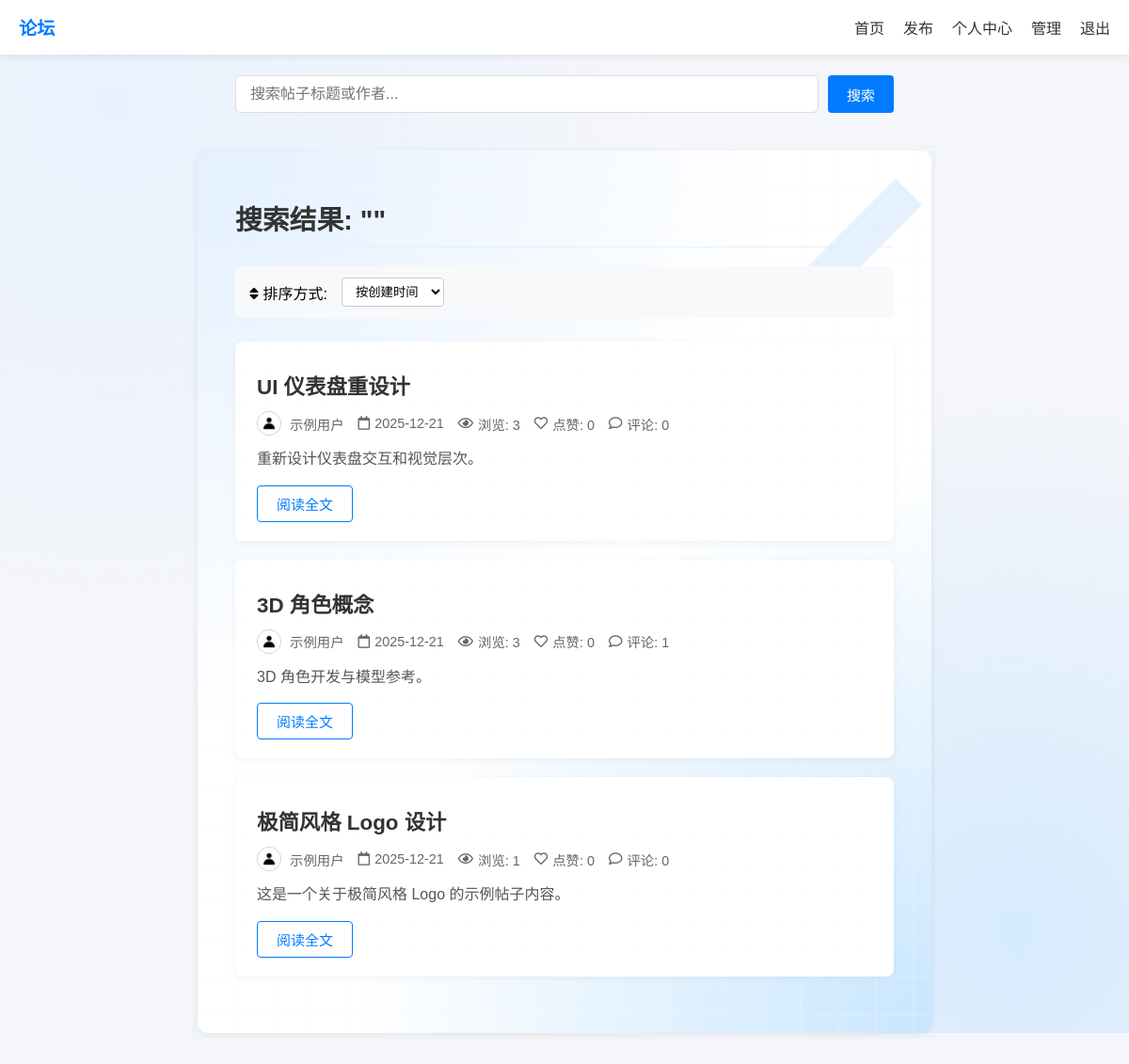
Page /search/ (signed in) on the earlier database version.
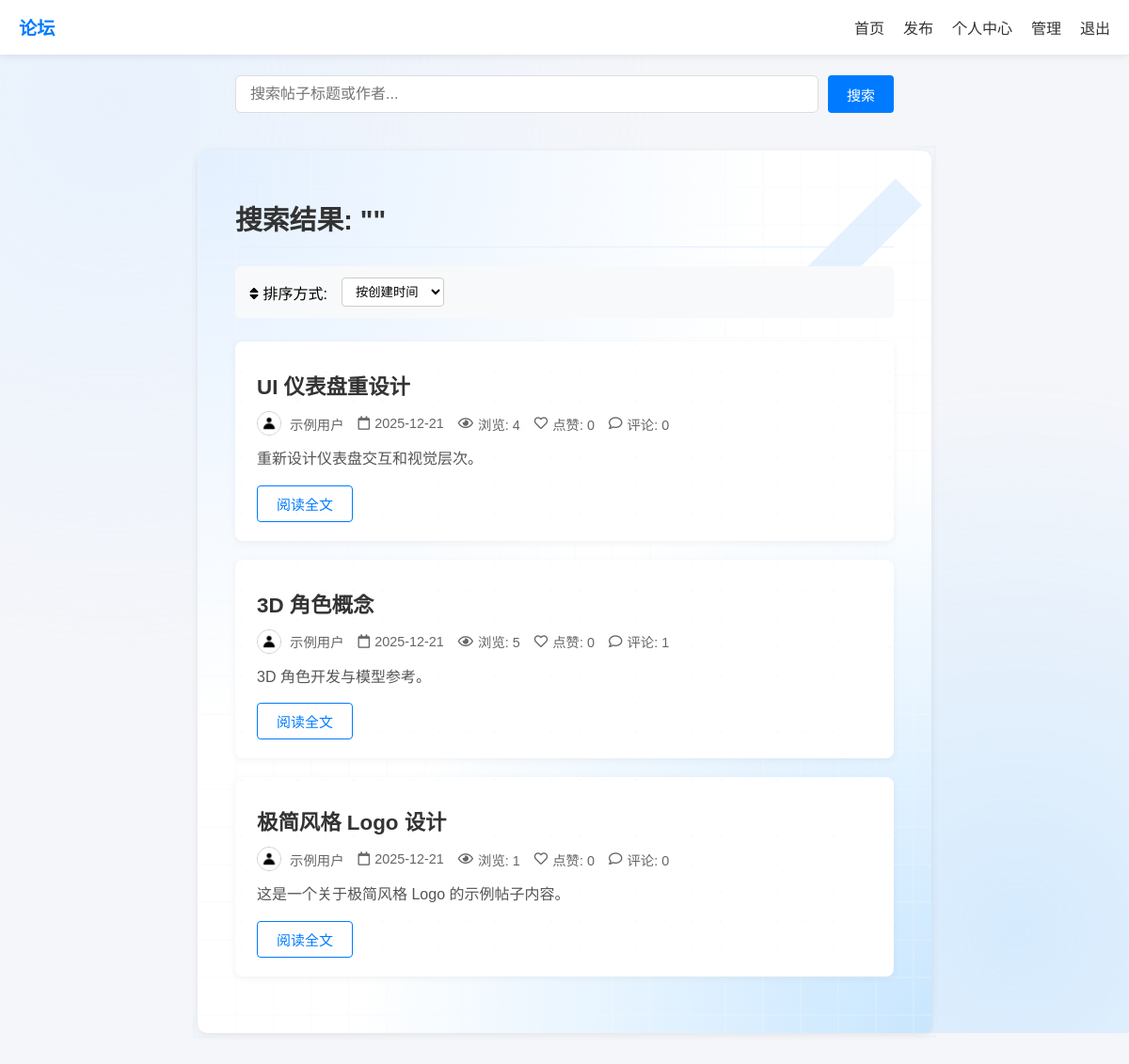
Same page on the later database version.
### core/models.py (models this page shows, shortened)
class Blog(models.Model):
	author = models.ForeignKey(settings.AUTH_USER_MODEL, on_delete=models.CASCADE, related_name='blogs')
	title = models.CharField(max_length=100)
	content = models.TextField()
	created_at = models.DateTimeField(auto_now_add=True)
	updated_at = models.DateTimeField(auto_now=True)
	is_public = models.BooleanField(default=True)
	likes_count = models.IntegerField(default=0)
	views_count = models.IntegerField(default=0)
	is_approved = models.BooleanField(default=True)
	is_pinned = models.BooleanField(default=False)
	is_featured = models.BooleanField(default=False)

class User(AbstractUser):
	security_question = models.CharField(max_length=200, blank=False)
	security_answer_hash = models.CharField(max_length=128, blank=False)
	nickname = models.CharField(max_length=50, null=True, blank=True)
	has_set_nickname = models.BooleanField(default=False)
	avatar_path = models.CharField(max_length=255, default='default-avatar.jpg')
	created_at = models.DateTimeField(auto_now_add=True)
	is_admin = models.BooleanField(default=False)
	is_root_admin = models.BooleanField(default=False)

### core/views.py (the view)
# urls.py: path('search/', views.search, name='search'),
@login_required
def search(request):
    query = request.GET.get('query', '')
    sort_by = request.GET.get('sort', 'created')
    qs = Blog.objects.all()
    if query:
        qs = qs.filter(Q(title__icontains=query) | Q(author__username__icontains=query) | Q(author__nickname__icontains=query))
    if not getattr(request.user, 'is_admin', False):
        qs = qs.filter(is_approved=True, is_public=True)
    if sort_by == 'likes':
        qs = qs.order_by('-likes_count')
    elif sort_by == 'views':
        qs = qs.order_by('-views_count')
    else:
        qs = qs.order_by('-created_at')
    return render(request, 'search.html', {'blogs': qs, 'query': query, 'sort_by': sort_by})

### templates/search.html (shortened to what this page needs)
<!DOCTYPE html>
<html>
<head>
    <link rel="stylesheet" href="https://cdnjs.cloudflare.com/ajax/libs/font-awesome/5.15.4/css/all.min.css">
</head>
<body>
    <nav class="navbar">
        <a href="{% url 'home' %}" class="navbar-logo">论坛</a>
        <ul class="navbar-menu">
            <li><a href="{% url 'home' %}">首页</a></li>
            <li><a href="{% url 'create_blog' %}">发布</a></li>
            <li><a href="{% url 'user_profile' %}">个人中心</a></li>
            {% if request.user.is_admin %}
            <li><a href="{% url 'admin_dashboard' %}">管理</a></li>
            {% endif %}
            <li><a href="{% url 'logout' %}">退出</a></li>
        </ul>
    </nav>
    <div class="search-container">
        <form method="get" action="{% url 'search' %}" class="search-form">
            <input type="text" name="query" value="{{ query }}" placeholder="搜索帖子标题或作者..." class="search-input" required>
            <button type="submit" class="btn">搜索</button>
        </form>
    </div>
    <div class="container">
        <div class="ribbon ribbon-top-right"></div>
        <div class="corner-decorator"></div>
        <div class="corner-decorator"></div>
        <div class="corner-decorator"></div>
        <div class="corner-decorator"></div>
        <h1>搜索结果: "{{ query }}"</h1>
        <div class="sort-container">
            <span><i class="fas fa-sort"></i> 排序方式:</span>
            <form method="get" action="{% url 'search' %}" style="margin:0; display:flex; align-items:center;">
                <select name="sort" onchange="this.form.submit()" style="margin:0;">
                    <option value="created" {% if sort_by == 'created' %}selected{% endif %}>按创建时间</option>
                </select>
            </form>
        </div>
            {% if blogs %}
            <ul class="blog-list">
                {% for blog in blogs %}
                <li class="blog-item">
                    <h3 class="blog-title">
                        <a href="{% url 'blog_detail' blog_id=blog.id %}">{{ blog.title }}</a>
                    </h3>
                    <div class="blog-meta">
                        <span>
                            <img src="/media/{{ blog.author.avatar_path|default:'default-avatar.jpg' }}" alt="{{ blog.author.nickname }}的头像" class="avatar">
                            {% if blog.author.nickname %}{{ blog.author.nickname }}{% else %}{{ blog.author.username }}{% endif %}
                        </span>
                        <span><i class="far fa-calendar"></i> {{ blog.created_at|date:"Y-m-d" }}</span>
                        <span><i class="far fa-eye"></i> 浏览: {{ blog.views_count }}</span>
                        <span><i class="far fa-heart"></i> 点赞: {{ blog.likes_count }}</span>
                        <span><i class="far fa-comment"></i> 评论: {{ blog.comments.count }}</span>
                    </div>
                    <div class="blog-excerpt">
                        {{ blog.content|striptags|truncatechars:150 }}
                    </div>
                    <a href="{% url 'blog_detail' blog_id=blog.id %}" class="btn btn-outline">阅读全文</a>
                </li>
                {% endfor %}
            </ul>
        {% endif %}
    </div>
</body>
</html>

Differences in the rows shown:
changed Blog "UI 仪表盘重设计": views_count "3" → "4"
changed Blog "3D 角色概念": views_count "3" → "5"
